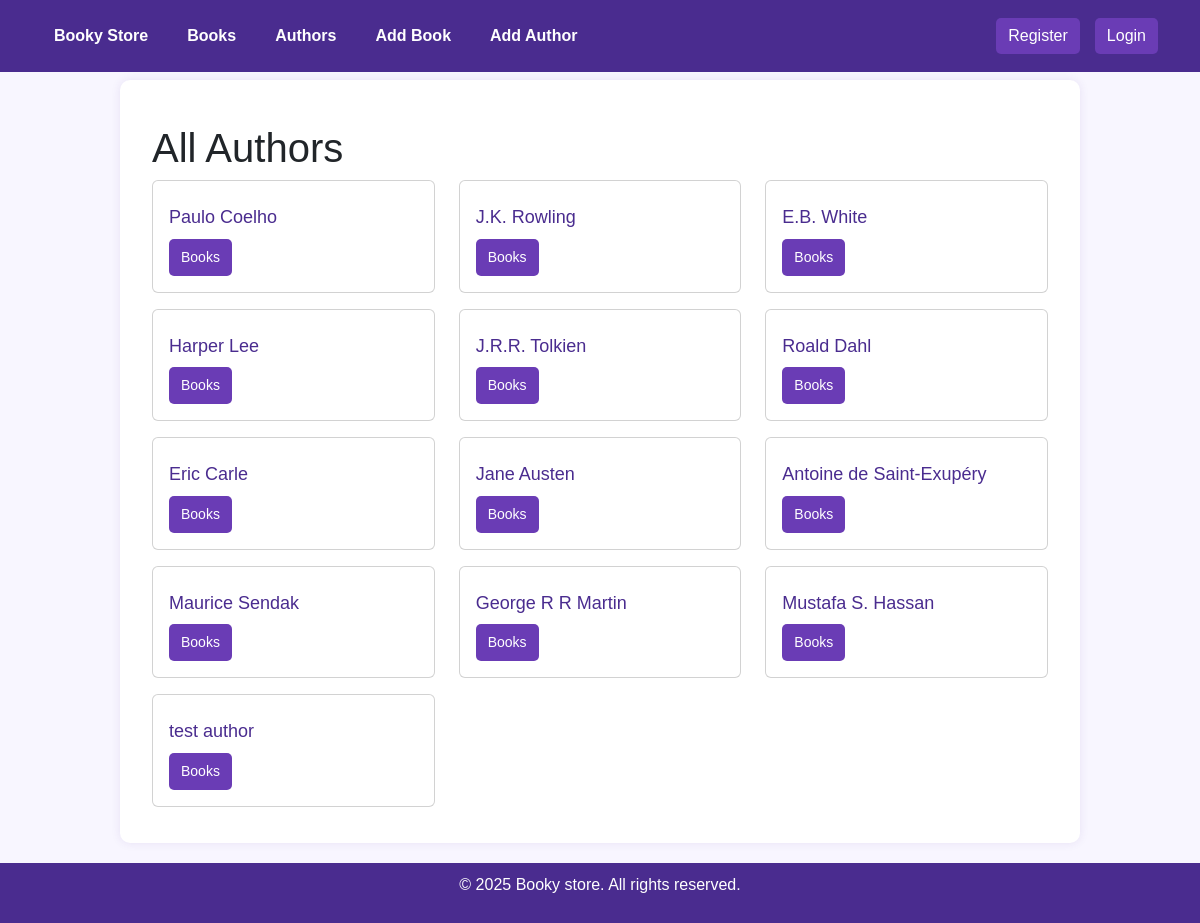
The app's page /authors with its own data.
### models.py (models this page shows)
class Author(db.Model):
    id = db.Column(db.Integer, primary_key=True)
    name = db.Column(db.String(100), nullable=False)
    books = db.relationship('Book', backref='author', lazy=True)

### app.py (the view)
@app.route('/authors')
def authors():
    all_authors = Author.query.all()
    return render_template('authors_list.html', authors=all_authors)

### app.py (called while the page is built)
@app.before_request
def before_request():
    g.user = None
    if 'user_id' in session:
        g.user = User.query.get(session['user_id'])

@app.context_processor
def inject_user():
    return dict(user=g.user)

### templates/authors_list.html
{% extends "base.html" %}
{% block content %}
<div class="container mt-4">
    <h1>All Authors</h1>
    <div class="row">
        {% for author in authors %}
        <div class="col-md-4">
            <div class="card mb-3">
                <div class="card-body">
                    <h5 class="card-title">{{ author.name }}</h5>
                    <a href="{{ url_for('author_details', author_id=author.id) }}" class="btn btn-primary">Books</a>
                </div>
            </div>
        </div>
        {% endfor %}
    </div>
</div>
{% endblock %}

### templates/base.html (shortened to what this page needs)
<!DOCTYPE html>
<html lang="en">
  <head>
    <link
      rel="stylesheet"
      href="https://cdn.jsdelivr.net/npm/bootstrap@5.3.0/dist/css/bootstrap.min.css"
    />
    <link
      rel="stylesheet"
      href="{{ url_for('static', filename='main.css') }}"
    />
  </head>
  <body>
    {% include 'components/navbar.html' %}
    <main>{% block content %}{% endblock %}</main>
    {% include 'components/footer.html' %}
  </body>
</html>

### templates/components/navbar.html
<header>
  <nav class="navbar navbar-expand-lg">
    <div class="container">
      <ul class="navbar-nav me-auto">
        <li class="nav-item"><a class="nav-link" href="{{ url_for('index') }}">Booky Store</a></li>
        <li class="nav-item"><a class="nav-link" href="{{ url_for('index') }}">Books</a></li>
        <li class="nav-item"><a class="nav-link" href="{{ url_for('authors') }}">Authors</a></li>
        <li class="nav-item"><a class="nav-link" href="{{ url_for('add_book') }}">Add Book</a></li>
        <li class="nav-item"><a class="nav-link" href="{{ url_for('add_author') }}">Add Author</a></li>
      </ul>
      <ul class="navbar-nav ms-auto">
        {% if user %}
          <li class="nav-item dropdown">
            <a class="nav-link dropdown-toggle" href="#" id="navbarDropdown" role="button" data-bs-toggle="dropdown" aria-expanded="false">
              Hello, {{ user.username }}
            </a>
            <ul class="dropdown-menu dropdown-menu-end" aria-labelledby="navbarDropdown" style="width: auto;">
              <li><a class="dropdown-item" href="{{ url_for('logout') }}">Logout</a></li>
            </ul>
          </li>
        {% else %}
          <li class="nav-item"><a class="nav-link" href="{{ url_for('register') }}">Register</a></li>
          <li class="nav-item"><a class="nav-link" href="{{ url_for('login') }}">Login</a></li>
        {% endif %}
      </ul>
    </div>
  </nav>
</header>

### templates/components/footer.html
<footer>
  <p>&copy; 2025 Booky store. All rights reserved.</p>
</footer>

### static/main.css (style rules this page uses)
body { font-family: 'Arial', sans-serif; background-color: #F8F6FF; margin: 0; padding: 0; display: flex; flex-direction: column; min-height: 100vh; }
header { background-color: #4A2C8F; padding: 8px 0; position: fixed; width: 100%; top: 0; left: 0; z-index: 1000; }
.navbar-nav { display: flex; align-items: center; gap: 15px; }
.navbar-nav.me-auto .nav-item .nav-link { color: white !important; text-decoration: none; font-size: 16px; font-weight: bold; transition: color 0.3s ease; padding: 8px 12px; }
.navbar-nav.ms-auto .nav-item .nav-link { background-color: #6A3CB5; color: white !important; border-radius: 5px; padding: 6px 12px; transition: background 0.3s ease, transform 0.2s ease; }
main { width: 80%; margin: 80px auto 20px auto; background: #fff; padding: 20px; border-radius: 10px; box-shadow: 0 0 10px rgba(74, 44, 143, 0.1); flex: 1; }
.card h5 { font-size: 18px; margin: 10px 0; color: #4A2C8F; }
.card .btn { background-color: #6A3CB5; color: white; padding: 8px 12px; border-radius: 5px; text-decoration: none; font-size: 14px; display: inline-block; transition: background 0.3s ease; margin-top: auto; }
footer { background-color: #4A2C8F; color: white; text-align: center; padding: 10px 0; margin-top: auto; }
.btn { background-color: #6A3CB5; color: white; padding: 10px 20px; border-radius: 5px; border: none; cursor: pointer; transition: background 0.3s ease, transform 0.2s ease; }

### records on screen
Author: name "Paulo Coelho"
Author: name "J.K. Rowling"
Author: name "E.B. White"
Author: name "Harper Lee"
Author: name "J.R.R. Tolkien"
Author: name "Roald Dahl"
Author: name "Eric Carle"
Author: name "Jane Austen"
Author: name "Antoine de Saint-Exupéry"
Author: name "Maurice Sendak"
Author: name "George R R Martin"
Author: name "Mustafa S. Hassan"
Author: name "test author"
